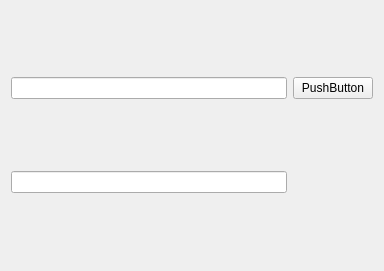
<?xml version="1.0" encoding="UTF-8"?>
<ui version="4.0">
 <class>LoginForm</class>
 <widget class="QWidget" name="LoginForm">
  <property name="geometry">
   <rect>
    <x>0</x>
    <y>0</y>
    <width>384</width>
    <height>271</height>
   </rect>
  </property>
  <property name="windowTitle">
   <string>Form</string>
  </property>
  <layout class="QGridLayout" name="gridLayout">
   <item row="0" column="0">
    <widget class="QLineEdit" name="doctorIDLineEdit"/>
   </item>
   <item row="0" column="1">
    <widget class="QPushButton" name="loginButton">
     <property name="text">
      <string>PushButton</string>
     </property>
    </widget>
   </item>
   <item row="1" column="0">
    <widget class="QLineEdit" name="passwordLineEdit"/>
   </item>
  </layout>
 </widget>
 <resources/>
 <connections/>
</ui>
